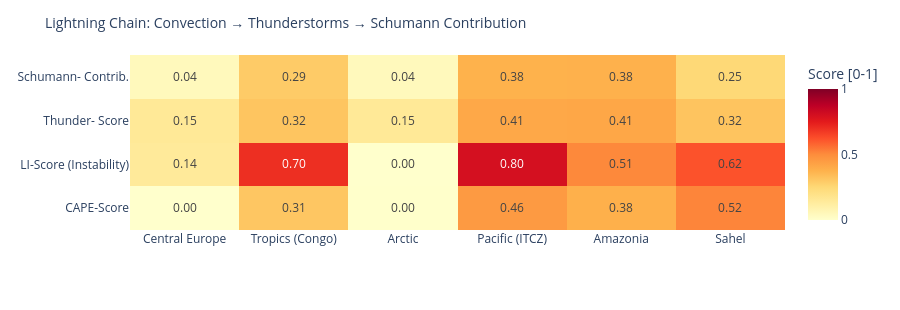

Notebook source saved alongside this figure:
### Code cell
# ============================================================
# LIGHTNING CHAIN: Convection → Thunderstorms → Schumann
# Shows the causal chain per measurement point as heatmap
# ============================================================

def cape_score(v):
    """CAPE → normalized score [0,1]"""
    if v is None or pd.isna(v): return 0.0
    return min(1.0, float(v) / 3000)

def li_score(v):
    """Lifted Index: negative = unstable → score [0,1]"""
    if v is None or pd.isna(v): return 0.3
    return min(1.0, max(0.0, (-float(v) + 6) / 12))

def cloud_score(v):
    if v is None or pd.isna(v): return 0.3
    return float(v) / 100

def thunder_score(row):
    """Kombinierter Gewitterwahrscheinlichkeits-Score
    CAPE + LI + Bedeckung + WMO-Gewitter + konvektiver Niederschlag (showers)
    Hinweis: X-Ray und Kp sind kein Bestandteil – nur geomagn./solarer Kontext.
    """
    cs = cape_score(row.get('cape'))
    ls = li_score(row.get('li'))
    cl = cloud_score(row.get('cloud'))
    t  = 1.0 if row.get('thunderstorm') else 0.0
    # Convective precipitation (showers) as additional indicator
    sh = min(1.0, (row.get('showers') or 0) / 5.0)
    return round(cs * 0.30 + ls * 0.25 + cl * 0.15 + t * 0.20 + sh * 0.10, 3)

def schumann_contribution(t_score, lat):
    """Schumann contribution: higher in tropics (±30°), scaled by thunderstorm score"""
    lat_weight = max(0.3, 1.0 - abs(lat) / 60)
    return round(t_score * lat_weight, 3)

df_atm['cape_score']   = df_atm.apply(lambda r: cape_score(r['cape']), axis=1)
df_atm['li_score']     = df_atm.apply(lambda r: li_score(r['li']),    axis=1)
df_atm['thunder_score']= df_atm.apply(lambda r: thunder_score(r.to_dict()), axis=1)
df_atm['schumann_contribution'] = df_atm.apply(
    lambda r: schumann_contribution(r['thunder_score'], r['lat']), axis=1)

metrics = ['cape_score', 'li_score', 'thunder_score', 'schumann_contribution']
labels  = ['CAPE-Score', 'LI-Score\n(Instability)', 'Thunder-\nScore', 'Schumann-\nContrib.']
z_data  = [df_atm[m].tolist() for m in metrics]

fig = go.Figure(go.Heatmap(
    z=z_data,
    x=df_atm['point'].tolist(),
    y=labels,
    colorscale='YlOrRd',
    zmin=0, zmax=1,
    text=[[f'{v:.2f}' for v in row] for row in z_data],
    texttemplate='%{text}', textfont=dict(size=12),
    colorbar=dict(title='Score [0-1]')
))
fig.update_layout(
    title=dict(text='Lightning Chain: Convection → Thunderstorms → Schumann Contribution', font=dict(size=14)),
    height=310,
    plot_bgcolor='rgba(0,0,0,0)', paper_bgcolor='rgba(0,0,0,0)',
    margin=dict(l=130, r=80, t=55, b=80)
)
fig.show()

### Figure 1 — Plotly figure (JSON) as saved in the notebook; plotly's stock layout.template omitted (floating-point values rounded to 4 significant figures)
{"data": [{"colorbar": {"title": {"text": "Score [0-1]"}}, "colorscale": [[0.0, "rgb(255,255,204)"], [0.125, "rgb(255,237,160)"], [0.25, "rgb(254,217,118)"], [0.375, "rgb(254,178,76)"], [0.5, "rgb(253,141,60)"], [0.625, "rgb(252,78,42)"], [0.75, "rgb(227,26,28)"], [0.875, "rgb(189,0,38)"], [1.0, "rgb(128,0,38)"]], "text": [["0.00", "0.31", "0.00", "0.46", "0.38", "0.52"], ["0.14", "0.70", "0.00", "0.80", "0.51", "0.62"], ["0.15", "0.32", "0.15", "0.41", "0.41", "0.32"], ["0.04", "0.29", "0.04", "0.38", "0.38", "0.25"]], "textfont": {"size": 12}, "texttemplate": "%{text}", "type": "heatmap", "x": ["Central Europe", "Tropics (Congo)", "Arctic", "Pacific (ITCZ)", "Amazonia", "Sahel"], "y": ["CAPE-Score", "LI-Score\n(Instability)", "Thunder-\nScore", "Schumann-\nContrib."], "z": [[0.0, 0.31, 0.003333, 0.4567, 0.3833, 0.5167], [0.1417, 0.7, 0.0, 0.8, 0.5083, 0.6167], [0.151, 0.315, 0.151, 0.41, 0.412, 0.317], [0.045, 0.294, 0.045, 0.376, 0.378, 0.248]], "zmax": 1, "zmin": 0}], "layout": {"height": 310, "margin": {"b": 80, "l": 130, "r": 80, "t": 55}, "paper_bgcolor": "rgba(0,0,0,0)", "plot_bgcolor": "rgba(0,0,0,0)", "title": {"font": {"size": 14}, "text": "Lightning Chain: Convection → Thunderstorms → Schumann Contribution"}}}
